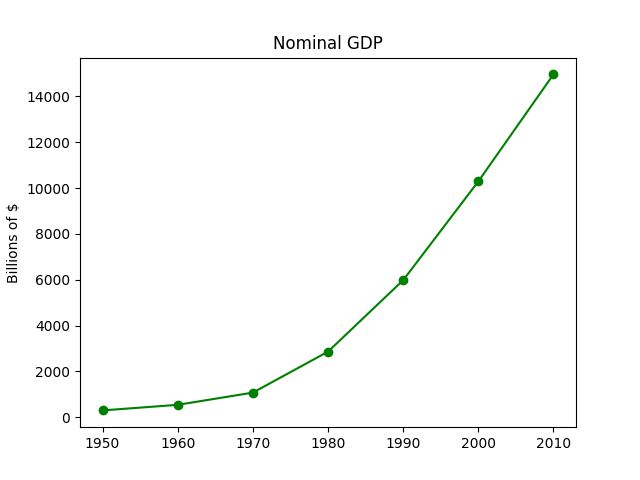

Write the Python code that produced this figure.
from matplotlib import pyplot as plt

years = [1950, 1960, 1970, 1980, 1990, 2000, 2010]
gdp = [300.2, 543.3, 1075.9, 2862.5, 5979.6, 10289.7, 14958.3]

# create a line chart, years on x-axis, gdp on y-axis
plt.plot(years, gdp, color='green', marker='o', linestyle='solid')

# add a title
plt.title("Nominal GDP")

# add a label to the y-axis
plt.ylabel("Billions of $")


plt.savefig('plot.png')
#plt.show()